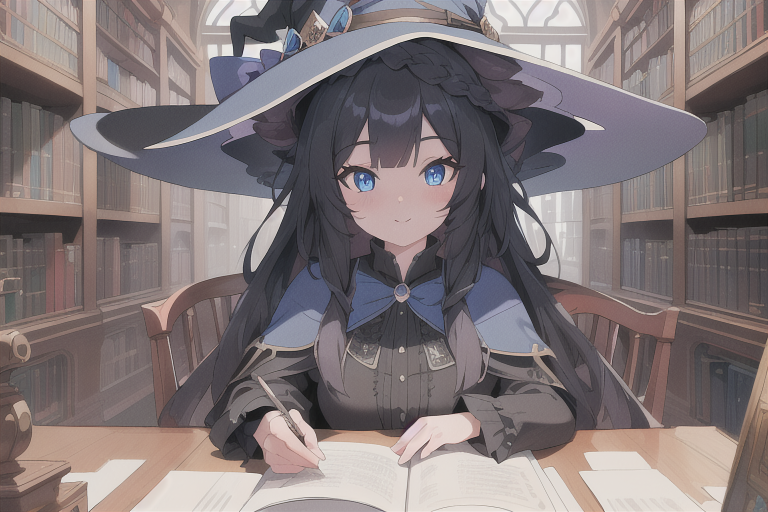
#> input picture _resources/AI/bg_up.png, 1536 x 1024 px (shown at 1/2 size)
$ python display_demo.py
#> lines starting #> are read from the running program, lines starting #| are printed output that depends on the picture
from PIL import Image, ImageDraw, ImageFont

def create_galgame_dialogue(image_path, text, character_name, output_path):
#> called with image_path = './_resources/AI/bg_up.png', text = '你好！我是你的人工智能课程助教，有任何需要帮助的都可以找我！', character_name = '野兽先辈', output_path = 'outputs/display_demo.jpg'
    character_name = "[{}]".format(character_name)
    text = "「{}」".format(text)

    # 加载背景图片
    bg_image = Image.open(image_path)
#> bg_image is the input picture: PIL image 1536x1024 RGB; mean R, G, B 129.1, 118.9, 120
    bg_width, bg_height = bg_image.size
#> bg_width = 1536; bg_height = 1024

    # 创建对话框区域
    dialog_height = bg_height // 4  # 对话框高度为图片高度的四分之一
#> dialog_height = 256

    # 加载自定义素材图片作为对话框背景
    dialog_texture = Image.open(r".\_resources\srcs\对话框\Frame_湊.png")  # 替换为你的素材图片路径
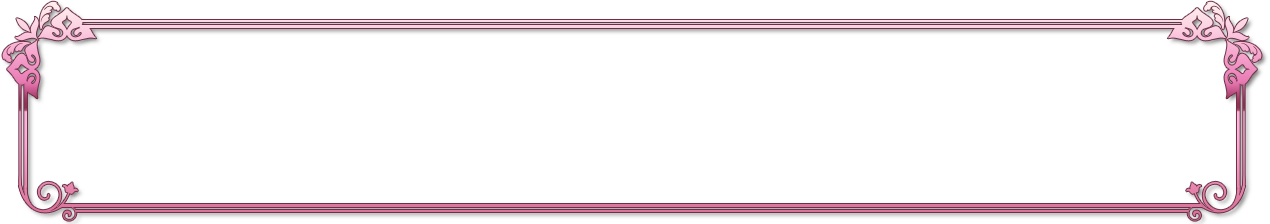
#> input picture _resources/srcs/对话框/Frame_湊.png, 1270 x 224 px, found by its file name
#> dialog_texture is the input picture: PIL image 1270x224 RGBA; mean R, G, B, A 126.6, 119, 121.9, 29.4
    dialog_texture = dialog_texture.resize((bg_width, dialog_height))  # 调整素材大小
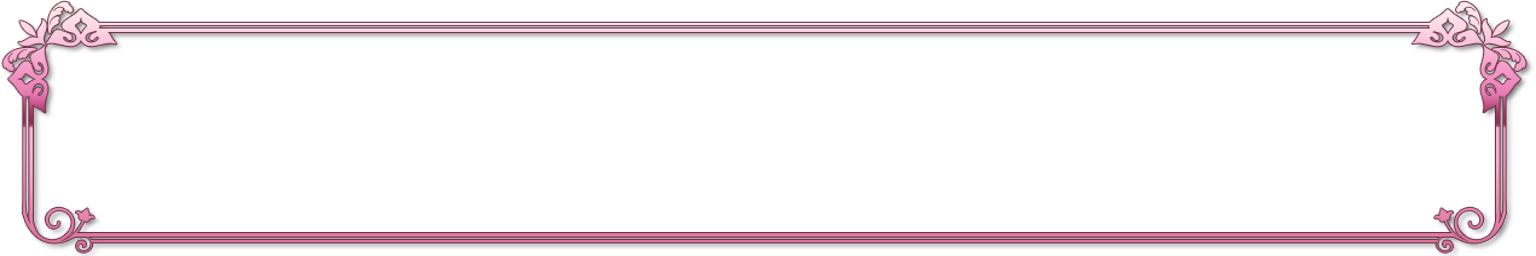
#> dialog_texture: PIL image 1536x256 RGBA; mean R, G, B, A 20.5, 13, 15.9, 29.1; transparent parts drawn white
    dialog_texture = dialog_texture.convert("RGBA")  # 确保素材是RGBA模式

    # 设置素材图片的透明度（半透明）
    alpha = 128  # 透明度值
    dialog_texture = dialog_texture.copy()
    dialog_texture.putalpha(alpha)  # 设置透明度
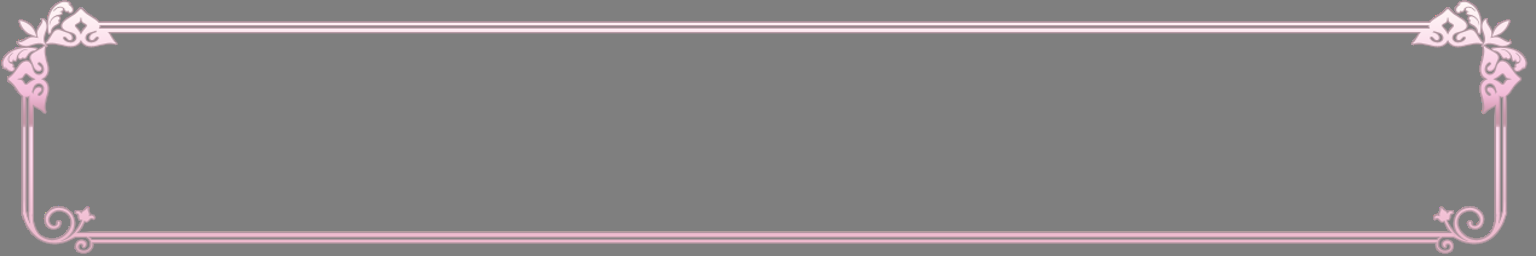
#> dialog_texture: PIL image 1536x256 RGBA; mean R, G, B, A 20.5, 13, 15.9, 128; transparent parts drawn white

    # 合成背景和对话框
    combined_image = Image.new("RGBA", (bg_width, bg_height), (0, 0, 0, 0))
#> combined_image: PIL image 1536x1024 RGBA; every value is 0
    combined_image.paste(bg_image, (0, 0))  # 粘贴背景图
    combined_image.paste(dialog_texture, (0, bg_height - dialog_height), dialog_texture)  # 粘贴对话框
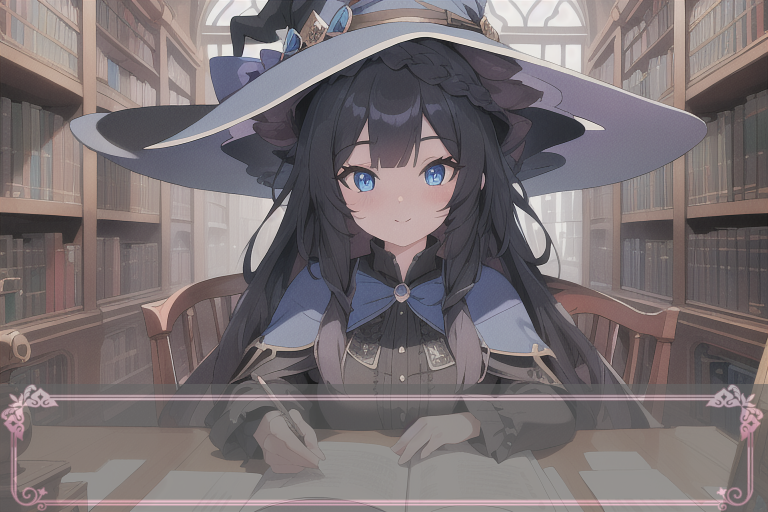
#> combined_image: PIL image 1536x1024 RGBA (shown at 1/2 size); mean R, G, B, A 111.6, 102.3, 104.4, 239; transparent parts drawn white
    draw = ImageDraw.Draw(combined_image)

    # 加载字体  from: https://www.fonts.net.cn/fonts-zh-1.html
    try:
        font_name = ImageFont.truetype(r".\_resources\font\AaYuanWeiTuSi-2.ttf", 40)
        font_text = ImageFont.truetype(r".\_resources\font\SanJiHuaChaoTi-Cu-2.ttf", 30)
    except IOError:
        font_name = ImageFont.load_default()
        font_text = ImageFont.load_default()

    # 加载头像图片
#> (the run stopped early here; a loop or call above may not have finished)
